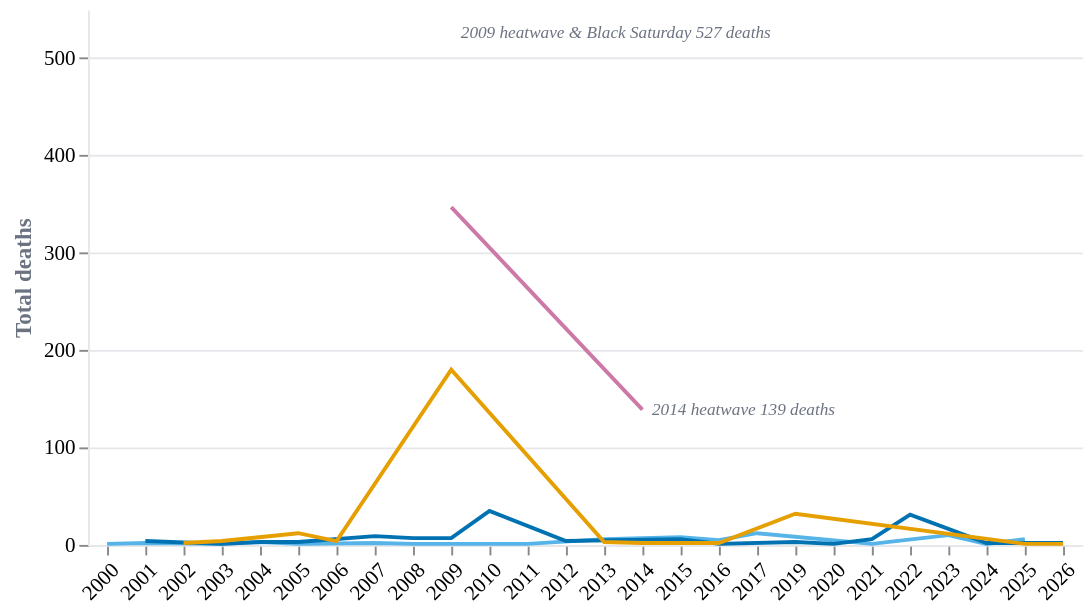

Here is the Vega-Lite specification saved for this chart:
### Vega-Lite specification from a JSON file in a GitHub repository (floating-point values rounded to 4 significant figures)
{"$schema": "https://vega.github.io/schema/vega-lite/v5.json", "description": "Fatalities by year and disaster type, 2000-2026", "width": "container", "height": 280, "data": {"values": [{"year": 2000, "disaster_type": "Storm", "deaths": 1}, {"year": 2001, "disaster_type": "Flood", "deaths": 4}, {"year": 2001, "disaster_type": "Storm", "deaths": 2}, {"year": 2002, "disaster_type": "Wildfire", "deaths": 2}, {"year": 2003, "disaster_type": "Flood", "deaths": 1}, {"year": 2003, "disaster_type": "Storm", "deaths": 1}, {"year": 2003, "disaster_type": "Wildfire", "deaths": 4}, {"year": 2004, "disaster_type": "Flood", "deaths": 3}, {"year": 2004, "disaster_type": "Storm", "deaths": 3}, {"year": 2005, "disaster_type": "Flood", "deaths": 3}, {"year": 2005, "disaster_type": "Storm", "deaths": 1}, {"year": 2005, "disaster_type": "Wildfire", "deaths": 12}, {"year": 2006, "disaster_type": "Wildfire", "deaths": 4}, {"year": 2007, "disaster_type": "Flood", "deaths": 9}, {"year": 2007, "disaster_type": "Storm", "deaths": 2}, {"year": 2008, "disaster_type": "Flood", "deaths": 7}, {"year": 2008, "disaster_type": "Storm", "deaths": 1}, {"year": 2009, "disaster_type": "Extreme temperature", "deaths": 347}, {"year": 2009, "disaster_type": "Flood", "deaths": 7}, {"year": 2009, "disaster_type": "Storm", "deaths": 1}, {"year": 2009, "disaster_type": "Wildfire", "deaths": 180}, {"year": 2010, "disaster_type": "Flood", "deaths": 35}, {"year": 2010, "disaster_type": "Storm", "deaths": 1}, {"year": 2011, "disaster_type": "Storm", "deaths": 1}, {"year": 2012, "disaster_type": "Flood", "deaths": 4}, {"year": 2013, "disaster_type": "Storm", "deaths": 6}, {"year": 2013, "disaster_type": "Wildfire", "deaths": 3}, {"year": 2014, "disaster_type": "Extreme temperature", "deaths": 139}, {"year": 2014, "disaster_type": "Wildfire", "deaths": 2}, {"year": 2015, "disaster_type": "Flood", "deaths": 6}, {"year": 2015, "disaster_type": "Storm", "deaths": 8}, {"year": 2015, "disaster_type": "Wildfire", "deaths": 2}, {"year": 2016, "disaster_type": "Flood", "deaths": 1}, {"year": 2016, "disaster_type": "Storm", "deaths": 5}, {"year": 2016, "disaster_type": "Wildfire", "deaths": 2}, {"year": 2017, "disaster_type": "Storm", "deaths": 12}, {"year": 2019, "disaster_type": "Flood", "deaths": 3}, {"year": 2019, "disaster_type": "Wildfire", "deaths": 32}, {"year": 2020, "disaster_type": "Flood", "deaths": 1}, {"year": 2021, "disaster_type": "Flood", "deaths": 6}, {"year": 2021, "disaster_type": "Storm", "deaths": 1}, {"year": 2022, "disaster_type": "Flood", "deaths": 31}, {"year": 2023, "disaster_type": "Storm", "deaths": 10}, {"year": 2024, "disaster_type": "Flood", "deaths": 2}, {"year": 2024, "disaster_type": "Storm", "deaths": 1}, {"year": 2025, "disaster_type": "Storm", "deaths": 6}, {"year": 2025, "disaster_type": "Wildfire", "deaths": 1}, {"year": 2026, "disaster_type": "Flood", "deaths": 2}, {"year": 2026, "disaster_type": "Wildfire", "deaths": 1}]}, "layer": [{"mark": {"type": "line", "point": false, "strokeWidth": 2}, "encoding": {"x": {"field": "year", "type": "ordinal", "title": null, "axis": {"labelAngle": -45, "labelFontSize": 11, "labelFont": "DM Sans", "gridColor": "#e5e7eb", "domainColor": "#e5e7eb"}}, "y": {"aggregate": "sum", "field": "deaths", "type": "quantitative", "title": "Total deaths", "axis": {"labelFontSize": 11, "labelFont": "DM Sans", "titleFontSize": 12, "titleFont": "DM Sans", "titleColor": "#6b7280", "gridColor": "#e5e7eb", "domainColor": "#e5e7eb"}}, "color": {"field": "disaster_type", "type": "nominal", "scale": {"domain": ["Flood", "Storm", "Wildfire", "Extreme temperature", "Drought"], "range": ["#0072B2", "#56B4E9", "#E69F00", "#CC79A7", "#F0E442"]}, "legend": null}, "tooltip": [{"field": "year", "type": "ordinal", "title": "Year"}, {"field": "disaster_type", "type": "nominal", "title": "Type"}, {"aggregate": "sum", "field": "deaths", "type": "quantitative", "title": "Deaths"}]}}, {"data": {"values": [{"year": 2009, "deaths": 527, "label": "2009 heatwave\n& Black Saturday\n527 deaths"}, {"year": 2014, "deaths": 139, "label": "2014\nheatwave\n139 deaths"}]}, "mark": {"type": "text", "fontSize": 9, "fontStyle": "italic", "font": "DM Sans", "dx": 5, "align": "left", "color": "#6b7280"}, "encoding": {"x": {"field": "year", "type": "ordinal"}, "y": {"field": "deaths", "type": "quantitative"}, "text": {"field": "label", "type": "nominal"}}}], "view": {"stroke": null}, "background": "transparent", "config": {"font": "DM Sans"}}
